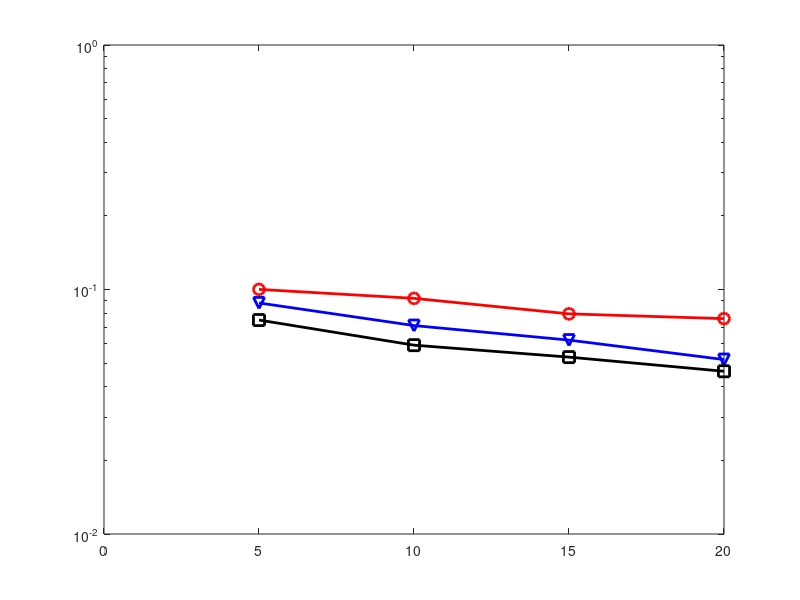

Recreate this plot in MATLAB.
load('ldpa.mat');

%% proposed LDPA
experiment_accuracy1=zeros(4,1);
LDPA_cnn = [
0.9290000200271606
0.9210000038146973
0.9330000281333923
0.9169999957084656
0.9150000214576721
0.9200000166893005
0.9340000152587891
0.9179999828338623
0.9300000071525574
0.9330000281333923
,
0.9480000138282776
0.9369999766349792
0.9539999961853027
0.9359999895095825
0.9150000214576721
0.9369999766349792
0.9539999961853027
0.9359999895095825
0.9419999718666077
0.9490000009536743
,
0.9559999704360962
0.9470000267028809
0.9490000009536743
0.9409999847412109
0.9330000281333923
0.9419999718666077
0.9580000042915344
0.9430000185966492
0.9490000009536743
0.953000009059906
,
0.9570000171661377
0.9520000219345093
0.949999988079071
0.949999988079071
0.9440000057220459
0.9589999914169312
0.9629999995231628
0.9470000267028809
0.9520000219345093
0.9629999995231628

];

LDPA_svm = [
0.9597989949748744
0.9585427135678392
0.957286432160804
0.9535175879396985
0.9510050251256281
0.9547738693467337
0.9585427135678392
0.9585427135678392
0.9635678391959799
0.9673366834170855
,
0.9660804020100503
0.957286432160804
0.9685929648241206
0.957286432160804
0.9597989949748744
0.9585427135678392
0.9685929648241206
0.9698492462311558
0.9811557788944724
0.9824120603015075
,
0.9798994974874372
0.9623115577889447
0.9798994974874372
0.9673366834170855
0.957286432160804
0.957286432160804
0.9987437185929648
0.9811557788944724
0.9987437185929648
0.9987437185929648
,
0.9987437185929648
0.9685929648241206
0.9974874371859297
0.9711055276381909
0.9597989949748744
0.9673366834170855
0.9987437185929648
0.9987437185929648
0.9987437185929648
0.9987437185929648
];

LDPA = min(LDPA_svm,LDPA_cnn);
for ii = 1:4
    experiment_accuracy1(ii) = sum(LDPA((ii-1)*10+1:ii*10))/10;
end
%% sumrate
experiment_accuracy2 = zeros(4,1);
sumrate_cnn = [
0.871999979019165
0.9169999957084656
0.9179999828338623
0.8820000290870667
0.871999979019165
0.9070000052452087
0.9290000200271606
0.9190000295639038
0.9269999861717224
0.8560000061988831
,
0.871999979019165
0.9259999990463257
0.9350000023841858
0.9020000100135803
0.8529999852180481
0.9079999923706055
0.9440000057220459
0.9330000281333923
0.9399999976158142
0.8669999837875366
,
0.859000027179718
0.9390000104904175
0.949999988079071
0.9290000200271606
0.8730000257492065
0.9279999732971191
0.9539999961853027
0.9409999847412109
0.9599999785423279
0.871999979019165
,
0.8709999918937683
0.9430000185966492
0.953000009059906
0.9279999732971191
0.8899999856948853
0.9300000071525574
0.9539999961853027
0.9459999799728394
0.9599999785423279
0.8650000095367432
];
sumrate_svm = 0.99.*ones(40,1);

sumrate = min(sumrate_svm,sumrate_cnn);
for ii = 1:4
    experiment_accuracy2(ii) = sum(sumrate((ii-1)*10+1:ii*10))/10;
end
%% fairness
experiment_accuracy3 = zeros(4,1);
fair_cnn = [
0.921999990940094
0.9120000004768372
0.9210000038146973
0.9240000247955322
0.8980000019073486
0.9079999923706055
0.9200000166893005
0.9070000052452087
0.8920000195503235
0.9150000214576721
,
0.9369999766349792
0.9290000200271606
0.9319999814033508
0.9229999780654907
0.9190000295639038
0.9259999990463257
0.9330000281333923
0.9150000214576721
0.9290000200271606
0.9449999928474426
,
0.9470000267028809
0.9390000104904175
0.9399999976158142
0.9359999895095825
0.9359999895095825
0.9279999732971191
0.9399999976158142
0.9399999976158142
0.9330000281333923
0.9399999976158142
,
0.9570000171661377
0.953000009059906
0.9570000171661377
0.9470000267028809
0.9330000281333923
0.9350000023841858
0.9599999785423279
0.9409999847412109
0.9419999718666077
0.9580000042915344

];
fair_svm = 0.99.*ones(40,1);

fair = min(fair_svm,fair_cnn);
for ii = 1:4
    experiment_accuracy3(ii) = sum(fair((ii-1)*10+1:ii*10))/10;
end

semilogy(T_vec,1-experiment_accuracy2,'-ro','MarkerSize',8,'LineWidth',2);
hold on;
semilogy(T_vec,1-experiment_accuracy3,'-bv','MarkerSize',8,'LineWidth',2);
semilogy(T_vec,1-experiment_accuracy1,'-ksquare','MarkerSize',8,'LineWidth',2);



